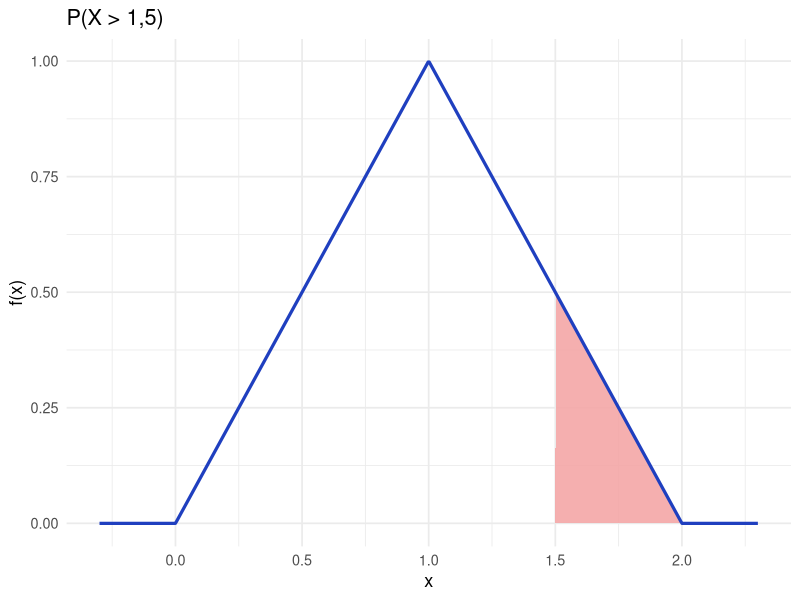

The R script that drew this image:
## ---- chunk 1
knitr::opts_chunk$set(echo = TRUE, warning = FALSE, message = FALSE, fig.retina = 2,
                      dev.args = list(bg = "transparent"))
suppressPackageStartupMessages({library(tidyverse); library(patchwork)})
area <- function(f, xlim, a, b, titulo = NULL, n = 600) {
  d <- tibble(x = seq(xlim[1], xlim[2], length.out = n), y = f(x))
  ggplot(d, aes(x, y)) + geom_area(data = filter(d, x >= a, x <= b), fill = "#f4a6a6", alpha = 0.9) +
    geom_line(color = "#1f3fbf", linewidth = 1.1) + labs(x = "x", y = "f(x)", title = titulo) + theme_minimal(base_size = 13)
}
## ---- chunk 2
area(function(x) ifelse(x >= 0 & x <= 1, x, ifelse(x > 1 & x <= 2, 2 - x, 0)), c(-0.3, 2.3), 1.5, 2.3, "P(X > 1,5)")
## ---- chunk 3
C <- 1 / integrate(function(x) 1 - x^2, -1, 1)$value
c(rev1a = integrate(function(x) 2 - x, 1.5, 2)$value, rev2a = C,
  rev2c = integrate(function(x) x^2 * C * (1 - x^2), -1, 1)$value,
  rev3c = (1 - punif(13, 0, 15)) / (1 - punif(10, 0, 15)))
c(rev4a = pnorm(3700, 4500, 800), rev4b = pnorm(5500, 4500, 800) - pnorm(4000, 4500, 800),
  rev4c = qnorm(0.8, 4500, 800))
p <- pnorm(970, 1000, 20); c(rev5a = p, rev5b = (1 - p)^5, rev5c = 200 * p)
